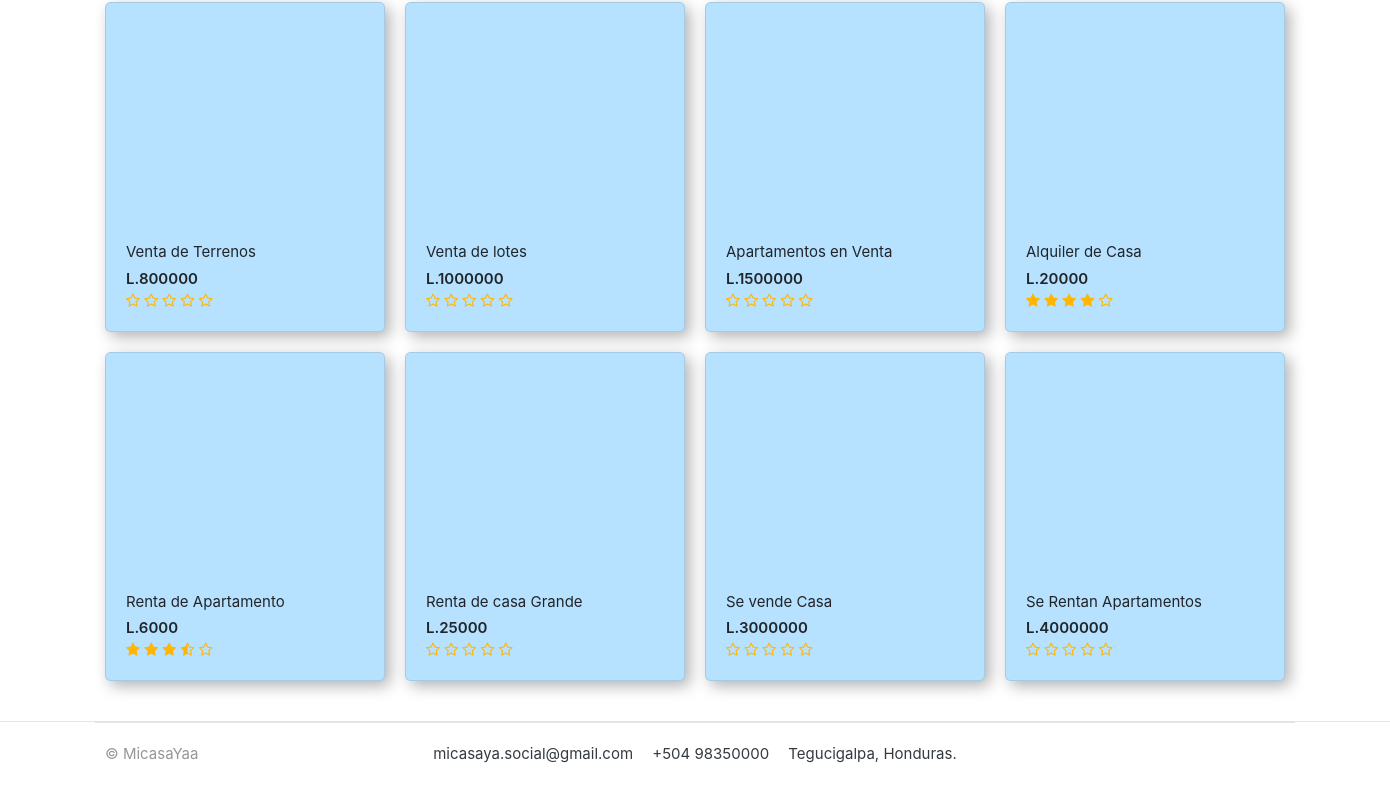
The app's page / (lower part), older data.
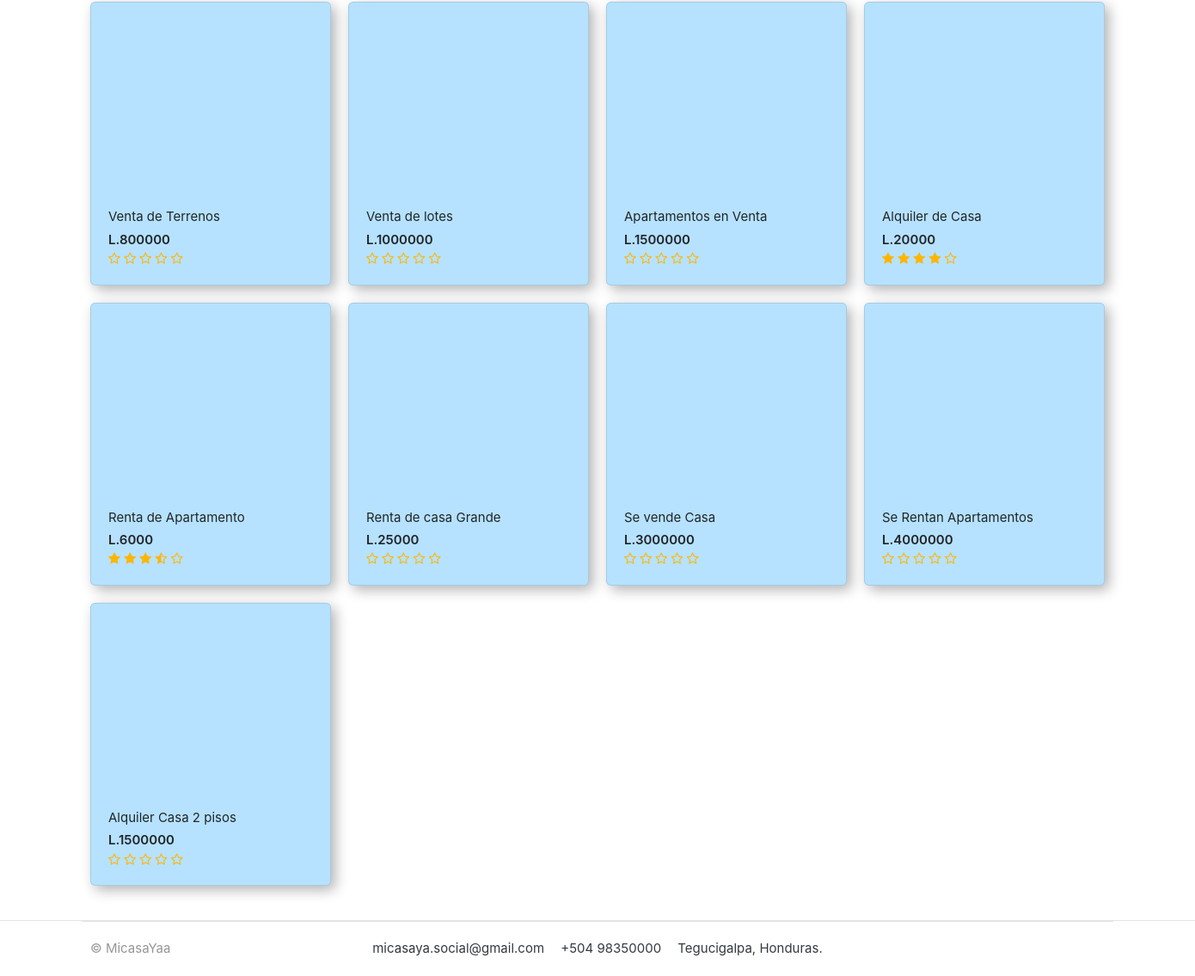
The same page, newer data.
### store/models.py (models this page shows, shortened)
class Product(models.Model):
    product_name = models.CharField(max_length=200, unique=True)
    slug = models.CharField(max_length=200, unique=True)
    descripton = models.TextField(max_length=500, blank=True)
    price = models.IntegerField()
    images = CloudinaryField('image')
    stock = models.IntegerField()
    is_available = models.BooleanField(default = True)
    category = models.ForeignKey(Category, on_delete=models.CASCADE)
    created_date = models.DateTimeField(auto_now_add=True)
    modified_date = models.DateTimeField(auto_now=True)
    objects = createProducto()
    def get_url(self):
        return reverse('product_detail', args=[self.category.slug, self.slug])
    def averageReview(self):
        reviews = ReviewRating.objects.filter(product=self, status=True).aggregate(average=Avg('rating'))
        avg=0
        if reviews['average'] is not None:
            avg = float(reviews['average'])
        return avg

### proyecto/views.py (the view)
# urls.py: 2. Add a URL to urlpatterns:  path('', views.home, name='home')
def home(request):
    products = Product.objects.all().filter(is_available=True).order_by('created_date')
    for product in products:
        reviews = ReviewRating.objects.filter(product_id=product.id, status=True)
    context = {
        'products': products,
        'reviews': reviews,
    }
    return render(request, 'home.html', context)

### category/context_processors.py (called while the page is built)
def menu_links(request):
    links = Category.objects.all()
    return dict(links=links)

### category/models.py (called while the page is built)
    def get_url(self):
        return reverse('products_by_category', args=[self.slug])
        print(get_url);

### favorites/context_processors.py (called while the page is built)
def counter(request):
    favorite_count = 0
    try:
        favorite = Favorite.objects.filter(favorite_id=_favorite_id(request))
        if request.user.is_authenticated:
            favorite_items = FavoriteItem.objects.all().filter(user=request.user)
        else:
            favorite_items = FavoriteItem.objects.all().filter(favorite=favorite[:1])
        for favorite_item in favorite_items:
            favorite_count += favorite_item.quantity
    except Favorite.DoesNotExist:
        favorite_count = 0
    return dict(favorite_count=favorite_count)

### favorites/views.py (called while the page is built)
def _favorite_id(request):
    favorite = request.session.session_key
    if not favorite:
        favorite = request.session.create()
    return favorite

### templates/home.html (shortened to what this page needs)
{% extends 'base.html'%}
{% load static %}
{% block content%}
<section class="section-name padding-y-sm" >
<div class="container" />
<div class="row">
	{% for product in products %}
	<div class="col-md-3">
		<div class="card card-product-grid" style="box-shadow: 5px 5px 15px rgba(0,0,0,0.3); background: #B6E2FF;">
			<a href="{{ product.get_url }}" class="img-wrap"> <img src="{{ product.images.url }}"> </a>
			<figcaption class="info-wrap">
				<a href="{{ product.get_url }}" class="title">{{product.product_name}}</a>
				<div class="price mt-1">L.{{ product.price }}</div>
				<div class="rating-star">
		      <span>
		        <i class="fa fa-star{% if product.averageReview < 0.5 %}-o{% elif product.averageReview >= 0.5 and product.averageReview < 1 %}-half-o {% endif %}" aria-hidden="true"></i>
		        <i class="fa fa-star{% if product.averageReview < 1.5 %}-o{% elif product.averageReview >= 1.5 and product.averageReview < 2 %}-half-o {% endif %}" aria-hidden="true"></i>
		        <i class="fa fa-star{% if product.averageReview < 2.5 %}-o{% elif product.averageReview >= 2.5 and product.averageReview < 3 %}-half-o {% endif %}" aria-hidden="true"></i>
		        <i class="fa fa-star{% if product.averageReview < 3.5 %}-o{% elif product.averageReview >= 3.5 and product.averageReview < 4 %}-half-o {% endif %}" aria-hidden="true"></i>
		        <i class="fa fa-star{% if product.averageReview < 4.5 %}-o{% elif product.averageReview >= 4.5 and product.averageReview < 5 %}-half-o {% endif %}" aria-hidden="true"></i>
		      </span>
		    </div>
			</figcaption>
		</div>
	</div>
	{% endfor %}
</div>
</section>
</body>
</html>
{% endblock%}

Row changes from the older to the newer data that the page shows:
added Product: product_name "Alquiler Casa 2 pisos", price "1500000"
